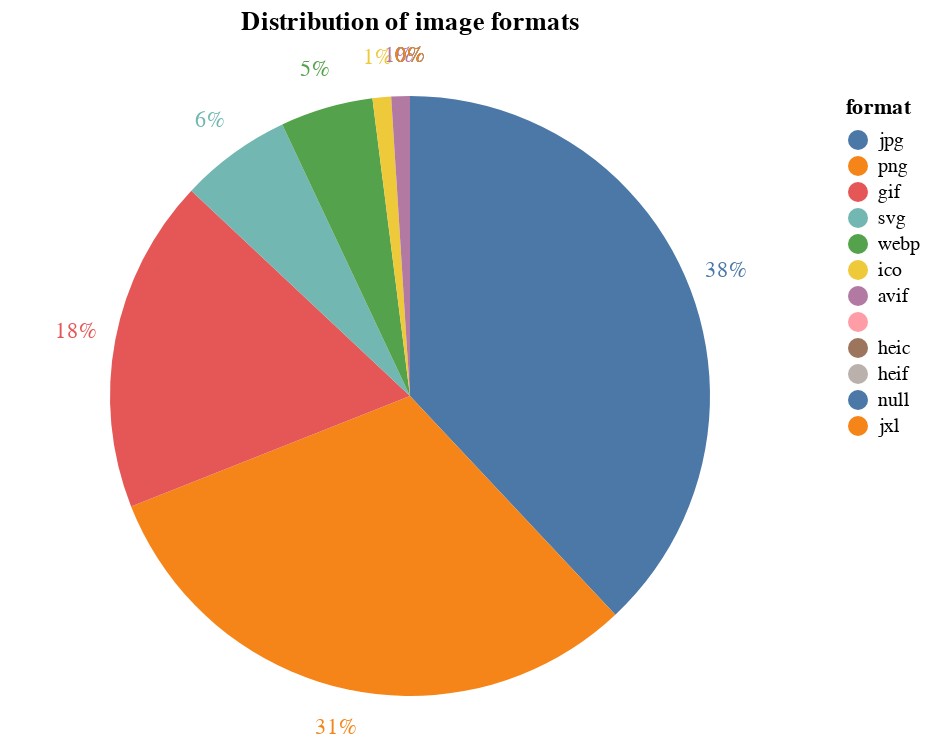

Notebook cell for this chart:
### Markdown cell above
**Note**: It's important to understand the bias in the data when we are doing this type of analysis. While we do have a very diverse set of 1.3 million page views - the technology used to parse these pages is Chrome browsers (both Desktop and Emulated mobile). Because of this, some formats may be under-represented - since Chrome supports webp but not jpeg-xr or jpeg2000.  You may find cases like this with other type of technologies as well - for example custom web font types that vary based on browser support.

Let's graph the results now to see what types of images are being served to Chrome browsers.

### Code cell
pie_chart_image_formats = alt.Chart(requests_image_df).mark_arc().encode(
    theta=alt.Theta(field="percent_requests", type="quantitative", stack=True),
    color=alt.Color(field="format", sort=None),
    order=alt.Order(field="percent_requests", type="quantitative",sort='descending'),
    tooltip=["format", alt.Tooltip("percent_requests:Q", format=".0%")]
).properties(
    title="Distribution of image formats"
)
pie_chart_image_formats + pie_chart_image_formats.mark_text(
    radius=170
).encode(
    text=alt.Text("percent_requests:Q", format=".0%")
)

### Figure 1 — Vega-Lite specification as saved in the notebook (floating-point values rounded to 4 significant figures)
{"config": {"view": {"continuousWidth": 400, "continuousHeight": 300}}, "layer": [{"mark": "arc", "encoding": {"color": {"field": "format", "sort": null}, "order": {"field": "percent_requests", "sort": "descending", "type": "quantitative"}, "theta": {"field": "percent_requests", "stack": true, "type": "quantitative"}, "tooltip": [{"field": "format", "type": "nominal"}, {"field": "percent_requests", "format": ".0%", "type": "quantitative"}]}, "title": "Distribution of image formats"}, {"mark": {"type": "text", "radius": 170}, "encoding": {"color": {"field": "format", "sort": null}, "order": {"field": "percent_requests", "sort": "descending", "type": "quantitative"}, "text": {"field": "percent_requests", "format": ".0%", "type": "quantitative"}, "theta": {"field": "percent_requests", "stack": true, "type": "quantitative"}, "tooltip": [{"field": "format", "type": "nominal"}, {"field": "percent_requests", "format": ".0%", "type": "quantitative"}]}, "title": "Distribution of image formats"}], "data": {"name": "data-c20780fd8a99f7edc40b8991ef5ba3dd"}, "$schema": "https://vega.github.io/schema/vega-lite/v4.17.0.json", "datasets": {"data-c20780fd8a99f7edc40b8991ef5ba3dd": [{"format": "jpg", "requests": 164174651, "pages": 10620609, "percent_requests": 0.38, "percent_pages": 0.83}, {"format": "png", "requests": 132785707, "pages": 11783649, "percent_requests": 0.31, "percent_pages": 0.93}, {"format": "gif", "requests": 78796624, "pages": 7276184, "percent_requests": 0.18, "percent_pages": 0.57}, {"format": "svg", "requests": 24949859, "pages": 4821115, "percent_requests": 0.06, "percent_pages": 0.38}, {"format": "webp", "requests": 22394718, "pages": 2690527, "percent_requests": 0.05, "percent_pages": 0.21}, {"format": "ico", "requests": 6481607, "pages": 6151860, "percent_requests": 0.01, "percent_pages": 0.48}, {"format": "avif", "requests": 2931098, "pages": 374595, "percent_requests": 0.01, "percent_pages": 0.03}, {"format": "", "requests": 439733, "pages": 194625, "percent_requests": 0.0, "percent_pages": 0.02}, {"format": "heic", "requests": 44171, "pages": 11768, "percent_requests": 0.0, "percent_pages": 0.0}, {"format": "heif", "requests": 52, "pages": 32, "percent_requests": 0.0, "percent_pages": 0.0}, {"format": null, "requests": 15, "pages": 5, "percent_requests": 0.0, "percent_pages": 0.0}, {"format": "jxl", "requests": 6, "pages": 4, "percent_requests": 0.0, "percent_pages": 0.0}]}}
